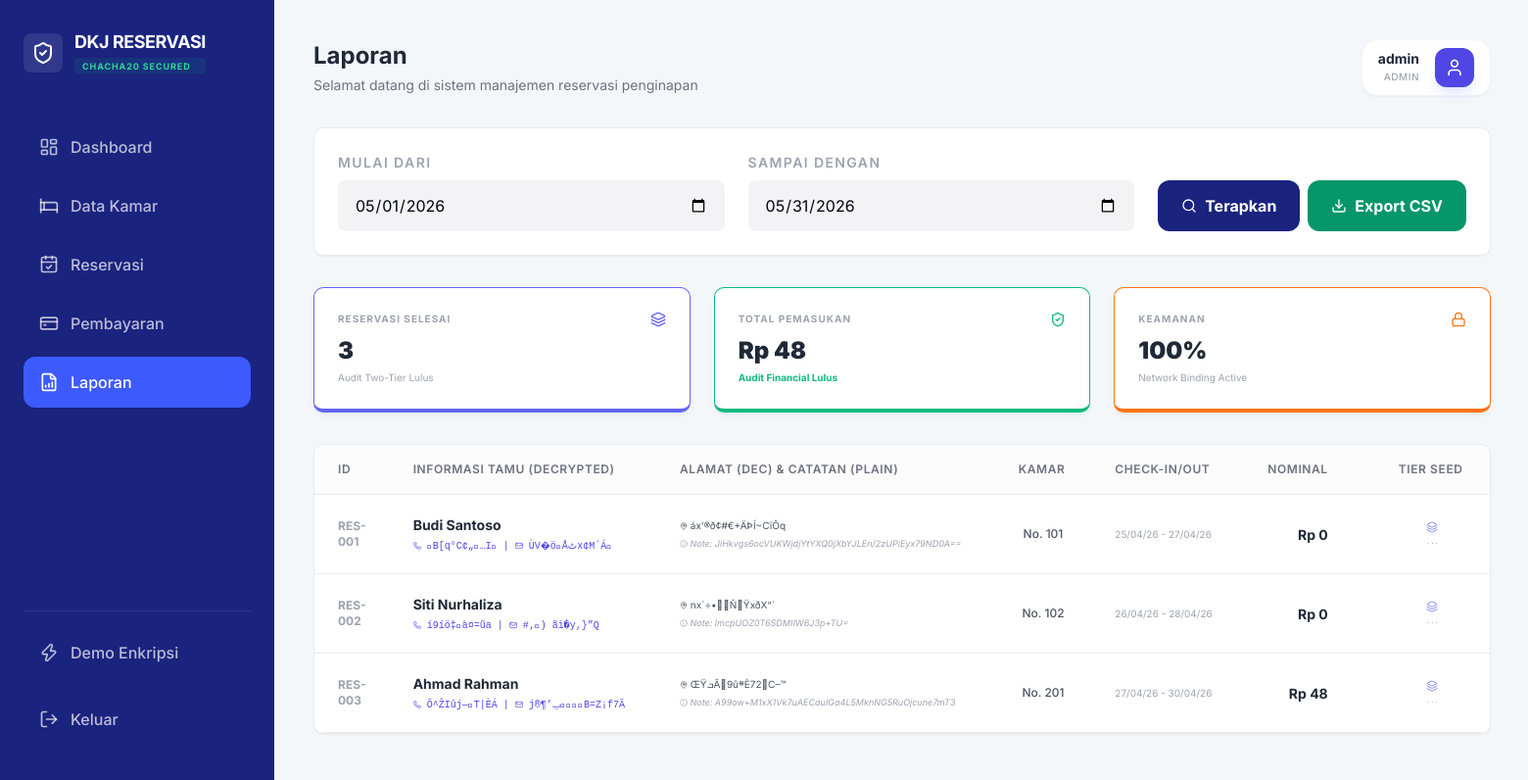
Page /dashboard.php?page=reports (signed in) on the earlier database version.
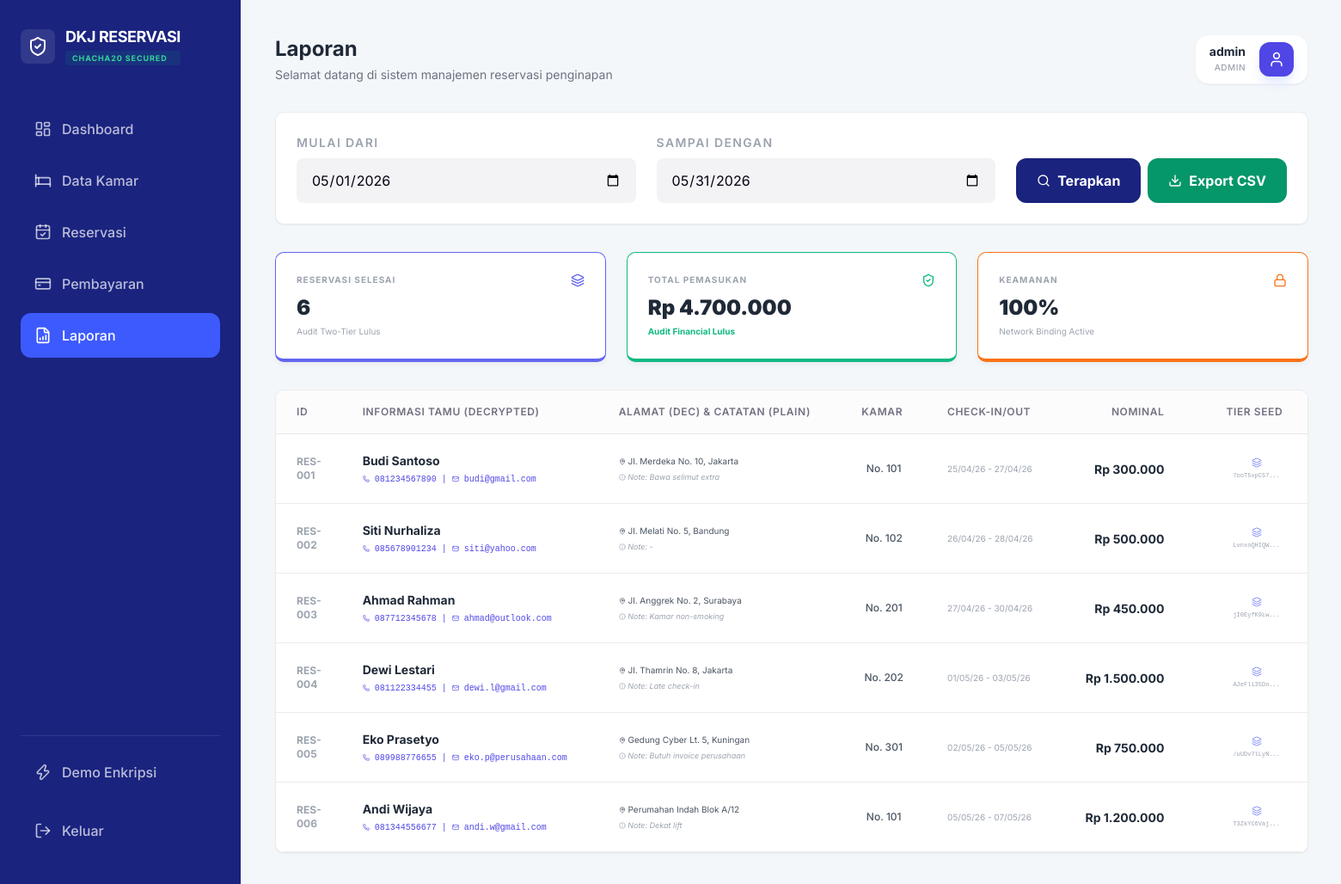
Same page on the later database version.
### tables this page shows
CREATE TABLE payments (
        id INTEGER PRIMARY KEY AUTOINCREMENT,
        reservation_id INTEGER,
        amount TEXT,
        method TEXT,
        status TEXT DEFAULT 'unpaid',
        payment_date DATETIME,
        FOREIGN KEY(reservation_id) REFERENCES reservations(id)
    );

CREATE TABLE reservations (
        id INTEGER PRIMARY KEY AUTOINCREMENT,
        customer_name TEXT,
        phone TEXT,
        email TEXT,
        address TEXT,
        check_in DATE,
        check_out DATE,
        notes TEXT, -- ATURAN 2: Sekarang Plaintext
        room_id INTEGER,
        status TEXT DEFAULT 'pending',
        encrypted_ip_seed TEXT, -- ATURAN 1 & 2: IP Terbungkus Master Key
        FOREIGN KEY(room_id) REFERENCES rooms(id)
    );

CREATE TABLE rooms (
        id INTEGER PRIMARY KEY AUTOINCREMENT,
        room_number TEXT UNIQUE,
        type TEXT,
        price INTEGER,
        status TEXT DEFAULT 'available'
    );

### helpers/security_helper.php (called while the page is built, shortened)
<?php
class SecurityHelper {
    private static function getMasterKey() {
        return hash('sha256', MASTER_SECRET, true);
    }
    public static function getDataKey($ip_address) {
        return hash('sha256', $ip_address . MASTER_SECRET, true);
    }
    public static function decryptData($ciphertext, $ip_address) {
        $key = self::getDataKey($ip_address);
        return self::coreDecrypt($ciphertext, $key);
    }
    public static function decryptIP($encrypted_ip) {
        if (empty($encrypted_ip)) return "";
        $key = self::getMasterKey();
        return self::coreDecrypt($encrypted_ip, $key);
    }
    private static function coreDecrypt($base64_data, $key) {
        $decoded = base64_decode($base64_data);
        if (function_exists('sodium_crypto_stream_chacha20_xor')) {
            $nonce_len = 8;
            if (strlen($decoded) < $nonce_len) return "";
            $nonce = substr($decoded, 0, $nonce_len);
            $ciphertext = substr($decoded, $nonce_len);
            return (string)sodium_crypto_stream_chacha20_xor($ciphertext, $nonce, $key);
        } else {
            $nonce_len = 16;
            $nonce = substr($decoded, 0, $nonce_len);
            $ciphertext = substr($decoded, $nonce_len);
            return (string)openssl_decrypt($ciphertext, 'chacha20', $key, OPENSSL_RAW_DATA, $nonce);
        }
    }
}
?>

### modules/reports.php (the view, shortened to what the changed rows need)
<?php
$start_date = $_GET['start'] ?? date('Y-m-01');
$end_date = $_GET['end'] ?? date('Y-m-t');
$stmt = $db->prepare("SELECT p.*, r.customer_name, r.phone, r.email, r.address, r.notes, r.check_in, r.check_out, r.encrypted_ip_seed, rm.room_number
                      FROM payments p
                      JOIN reservations r ON p.reservation_id = r.id
                      JOIN rooms rm ON r.room_id = rm.id
                      WHERE DATE(p.payment_date) BETWEEN ? AND ?");
$stmt->execute([$start_date, $end_date]);
$report_data = $stmt->fetchAll(PDO::FETCH_ASSOC);
$total_income = 0;
foreach ($report_data as $row) {
    $total_income += (float)$row['amount'];
}
?>
<div class="card mb-8 shadow-sm">
    <form method="GET" class="flex flex-wrap items-end gap-6">
        <div class="form-group flex-1 min-w-[180px]">
            <label class="text-[10px] text-gray-400 font-bold uppercase tracking-widest mb-2 block">Mulai Dari</label>
            <input type="date" name="start" value="<?= $start_date ?>" class="form-control">
        </div>
        <div class="form-group flex-1 min-w-[180px]">
            <label class="text-[10px] text-gray-400 font-bold uppercase tracking-widest mb-2 block">Sampai Dengan</label>
            <input type="date" name="end" value="<?= $end_date ?>" class="form-control">
        </div>
        <div class="flex gap-2">
            <button type="submit" class="py-3.5 px-6 bg-[#1a237e] text-white font-bold rounded-xl flex items-center gap-2 hover:bg-indigo-700 transition-all">
                <i data-lucide="search" class="w-4 h-4"></i> Terapkan
            </button>
            <a href="?page=reports&start=<?= $start_date ?>&end=<?= $end_date ?>&export=csv" class="py-3.5 px-6 bg-emerald-600 text-white font-bold rounded-xl flex items-center gap-2 hover:bg-emerald-700 transition-all">
                <i data-lucide="download" class="w-4 h-4"></i> Export CSV
            </a>
        </div>
    </form>
</div>
<div class="grid grid-cols-1 md:grid-cols-3 gap-6 mb-8">
    <div class="card border-b-4 border-indigo-500">
        <div class="flex justify-between items-start mb-2">
            <div class="text-[10px] font-bold text-gray-400 uppercase tracking-widest">Reservasi Selesai</div>
            <i data-lucide="layers" class="w-4 h-4 text-indigo-500"></i>
        </div>
        <div class="text-2xl font-black text-gray-800"><?= count($report_data) ?></div>
        <div class="text-[10px] text-gray-400 mt-1">Audit Two-Tier Lulus</div>
    </div>
    <div class="card border-b-4 border-emerald-500">
        <div class="flex justify-between items-start mb-2">
            <div class="text-[10px] font-bold text-gray-400 uppercase tracking-widest">Total Pemasukan</div>
            <i data-lucide="shield-check" class="w-4 h-4 text-emerald-500"></i>
        </div>
        <div class="text-2xl font-black text-gray-800">Rp <?= number_format($total_income, 0, ',', '.') ?></div>
        <div class="text-[10px] text-emerald-500 font-bold mt-1">Audit Financial Lulus</div>
    </div>
    <div class="card border-b-4 border-orange-500">
        <div class="flex justify-between items-start mb-2">
            <div class="text-[10px] font-bold text-gray-400 uppercase tracking-widest">Keamanan</div>
            <i data-lucide="lock" class="w-4 h-4 text-orange-500"></i>
        </div>
        <div class="text-2xl font-black text-gray-800">100%</div>
        <div class="text-[10px] text-gray-400 mt-1">Network Binding Active</div>
    </div>
</div>
<div class="card p-0 overflow-hidden shadow-sm">
    <div class="table-container border-none overflow-x-auto">
        <table class="min-w-[1200px]">
            <thead>
                <tr class="bg-gray-50">
                    <th class="w-16">ID</th>
                    <th>Informasi Tamu (Decrypted)</th>
                    <th>Alamat (Dec) & Catatan (Plain)</th>
                    <th>Kamar</th>
                    <th>Check-in/Out</th>
                    <th class="text-right pr-12">Nominal</th>
                    <th>Tier Seed</th>
                </tr>
            </thead>
            <tbody>
                <?php foreach ($report_data as $row): ?>
                <?php
                    $ip_historis = SecurityHelper::decryptIP($row['encrypted_ip_seed'] ?? '');
                    $phone_dec = SecurityHelper::decryptData($row['phone'] ?? '', $ip_historis);
                    $email_dec = SecurityHelper::decryptData($row['email'] ?? '', $ip_historis);
                    $address_dec = SecurityHelper::decryptData($row['address'] ?? '', $ip_historis);
                ?>
                <tr class="hover:bg-gray-50/50 transition-colors">
                    <td class="text-xs text-gray-400 font-bold">RES-<?= str_pad($row['reservation_id'], 3, '0', STR_PAD_LEFT) ?></td>
                    <td>
                        <div class="font-bold text-gray-800"><?= htmlspecialchars($row['customer_name'] ?? '') ?></div>
                        <div class="text-[10px] text-indigo-600 font-mono mt-1">
                            <i data-lucide="phone" class="w-2 h-2 inline"></i> <?= $phone_dec ?> |
                            <i data-lucide="mail" class="w-2 h-2 inline"></i> <?= $email_dec ?>
                        </div>
                    </td>
                    <td>
                        <div class="text-[10px] text-gray-600 line-clamp-1" title="<?= $address_dec ?>">
                            <i data-lucide="map-pin" class="w-2 h-2 inline"></i> <?= $address_dec ?>
                        </div>
                        <div class="text-[9px] text-gray-400 mt-1 italic">
                            <i data-lucide="info" class="w-2 h-2 inline"></i> Note: <?= $row['notes'] ?>
                        </div>
                    </td>
                    <td class="text-gray-600 font-medium text-xs text-center">No. <?= $row['room_number'] ?></td>
                    <td class="text-gray-400 text-[10px]">
                        <?= date('d/m/y', strtotime($row['check_in'])) ?> - <?= date('d/m/y', strtotime($row['check_out'])) ?>
                    </td>
                    <td class="font-bold text-gray-800 text-right pr-12">
                        Rp <?= number_format((float)$row['amount'], 0, ',', '.') ?>
                    </td>
                    <td>
                        <div class="flex flex-col items-center">
                            <i data-lucide="layers" class="w-3 h-3 text-indigo-400 mb-1"></i>
                            <span class="text-[7px] text-gray-400 font-mono"><?= substr($row['encrypted_ip_seed'] ?? '', 0, 10) ?>...</span>
                        </div>
                    </td>
                </tr>
                <?php endforeach; ?>
            </tbody>
        </table>
    </div>
</div>

Differences in the rows shown:
changed payments "Budi Santoso": reservation.encrypted_ip_seed "B[q°C¢„\u001b…I\u0006" → "081234567890"; reservation.encrypted_ip_seed "ÙV�ö\u0011Åٹx¢M´Á" → "budi@gmail.com"; reservation.encrypted_ip_seed "áx’®ð¢#€+ÄÞÍ~CïÔq" → "Jl. Merdeka No. 10, Jakarta"; reservation.notes "JiHkvgs6ocVUKWjdjYtYXQ0jXbYJLEn/2zUPiEyx79ND0A==" → "Bawa selimut extra"; amount "0" → "300.000"; reservation.encrypted_ip_seed (not shown) → "7ooT5xpC57"
changed payments "Siti Nurhaliza": reservation.encrypted_ip_seed "í9íö‡\u0007à¤=ũa" → "085678901234"; reservation.encrypted_ip_seed "#‚ ) ãì�y­,}”Q" → "siti@yahoo.com"; reservation.encrypted_ip_seed "nx`÷•\u0003 Ñ\u000fŸxðX“`" → "Jl. Melati No. 5, Bandung"; reservation.notes "lmcpUOZ0T6SDMIIW6J3p+TU=" → "-"; amount "0" → "500.000"; reservation.encrypted_ip_seed (not shown) → "LvnxoQHIQW"
changed payments "Ahmad Rahman": reservation.encrypted_ip_seed "Õ^ŽIûj—\u000fT|ÈÁ" → "087712345678"; reservation.encrypted_ip_seed "j®¶’ݐ \u0006\u001b\u0012B=Z¡f7Ã" → "ahmad@outlook.com"; reservation.encrypted_ip_seed "ŒŸܒÃ\u00079û܍È72\u0015C–™" → "Jl. Anggrek No. 2, Surabaya"; reservation.notes "A99ow+M1xX1Vk7uAECauIGa4L5MknNG5RuOjcune7mT3" → "Kamar non-smoking"; amount "48" → "450.000"; reservation.encrypted_ip_seed (not shown) → "jI0EyfK9Lw"
now on this page (row edited): payments: reservation "004", reservation.customer_name "Dewi Lestari", reservation.encrypted_ip_seed "081122334455", reservation.encrypted_ip_seed "dewi.l@gmail.com", reservation.encrypted_ip_seed "Jl. Thamrin No. 8, Jakarta", reservation.notes "Late check-in", rooms.room_number "202", reservation.check_in "01/05/26", reservation.check_out "03/05/26", amount "1.500.000", reservation.encrypted_ip_seed "AJeFli35Do"
added payments: reservation "005", reservation.customer_name "Eko Prasetyo", reservation.encrypted_ip_seed "089988776655", reservation.encrypted_ip_seed "eko.p@perusahaan.com", reservation.encrypted_ip_seed "Gedung Cyber Lt. 5, Kuningan", reservation.notes "Butuh invoice perusahaan", rooms.room_number "301", reservation.check_in "02/05/26", reservation.check_out "05/05/26", amount "750.000", reservation.encrypted_ip_seed "/uUDv7lLyN"
added payments: reservation "006", reservation.customer_name "Andi Wijaya", reservation.encrypted_ip_seed "081344556677", reservation.encrypted_ip_seed "andi.w@gmail.com", reservation.encrypted_ip_seed "Perumahan Indah Blok A/12", reservation.notes "Dekat lift", rooms.room_number "101", reservation.check_in "05/05/26", reservation.check_out "07/05/26", amount "1.200.000", reservation.encrypted_ip_seed "T3ZkYC6Vaj"
Other differences:
count($report_data): "3" → "6"
$total_income: "48" → "4.700.000"
